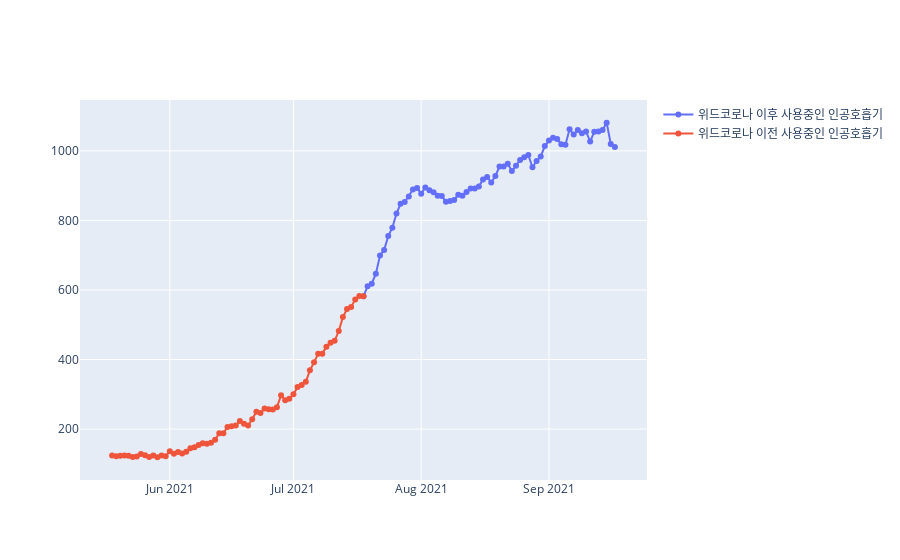

Source (notebook cell):
### Markdown cell above
* 96998개의 일반 병상 중 82824개가 점유된 상황, 14174개 병상이 여유가 있다고 할 수 있다. 85.38% 점유됨.
* 2020/21 1Q 때 상황
* https://www.england.nhs.uk/statistics/statistical-work-areas/bed-availability-and-occupancy/bed-data-overnight/

### Code cell
fig = go.Figure()
fig.add_trace(go.Scatter(x=UK_data_ac['date'], y=UK_data_ac['covidOccupiedMVBeds'],
                    mode='lines+markers',
                    name='위드코로나 이후 사용중인 인공호흡기'))
fig.add_trace(go.Scatter(x=UK_data_bc['date'], y=UK_data_bc['covidOccupiedMVBeds'],
                    mode='lines+markers',
                    name='위드코로나 이전 사용중인 인공호흡기'))
fig.show()
